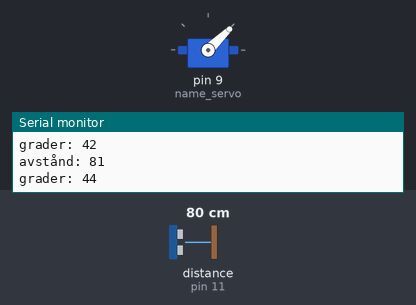
Simulated run of this program. Board: Arduino Uno, built with avr-gcc and run on an emulated ATmega328P. Parts: servo, the last lines printed to the serial monitor. The inputs (shaded band) are chosen by the test bench; at power-on: distance to the obstacle (sensor on pin 11) 80 cm. The echo pulse lasts 58.3 µs per cm.

Above: at 1.28 s.
1.3 s: distance to the obstacle (sensor on pin 11) set to 2 cm
At 1.7 s:
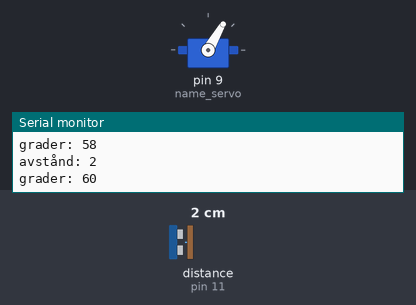
4.3 s: distance to the obstacle (sensor on pin 11) set to 60 cm
At 4.85 s:
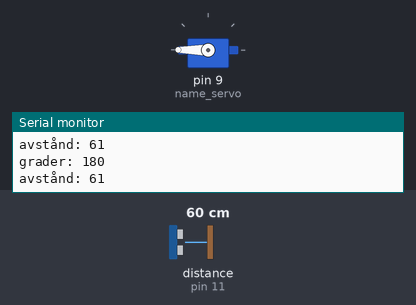
7.3 s: distance to the obstacle (sensor on pin 11) set to 250 cm
At 7.38 s:
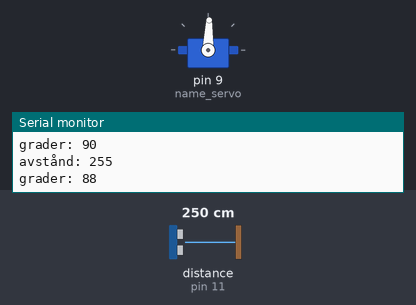
Timing chart, 0 to 16.3 s (numbered marks = the images above; inputs shaded):
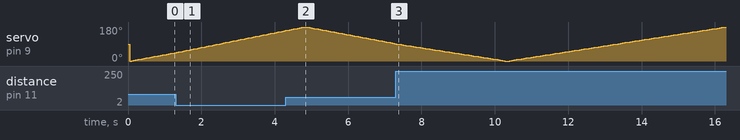

The program:

main.cpp
```cpp
#include <Arduino.h>
#include <NewPing.h>
#include <Servo.h>

Servo name_servo;

NewPing sonar (10, 11, 500); // 10: trig_pin 11: echo_pin 500: distance_cm

int servo_position = 0;

void setup() {
  Serial.begin(9600);
  name_servo.attach (9);
  delay(50);
}

void loop() {
    for (servo_position =0; servo_position <=180; servo_position +=2){
    name_servo.write(servo_position);
    Serial.print("grader: ");
    Serial.println(servo_position);
    Serial.print("avstånd: ");
    Serial.println(sonar.ping_cm());
    delay(50);
  }
  for (servo_position =180; servo_position >=0; servo_position -=2){
    name_servo.write(servo_position);
    Serial.print("grader: ");
    Serial.println(servo_position);
    Serial.print("avstånd: ");
    Serial.println(sonar.ping_cm());
    delay(50);
  }
}
```
